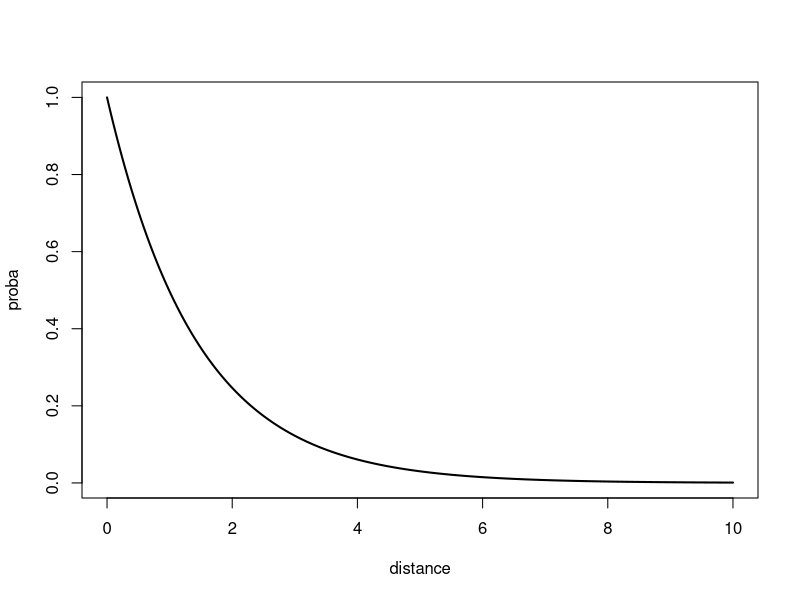

Reproduce this figure in R. (Note: this script raises an error after producing the figure.)
## Simulate fish movement on a linear coastline or river -----

mvmt_TS <- function(timesteps,N_fish,sex,mean_dist,gender_diff,sensitivity, domain,num_receivers){
  
  # pre-allocate vectors
  likes <- matrix(NA,length(domain),timesteps)
  pos <- matrix(NA,N_fish,timesteps)
  det_pos <- matrix(NA,N_fish,timesteps)

  # suming a linear coastline/river, the position at time t will depend on temperature (normal over domain)
  for (t in 1:timesteps)
  { cat(t,'\n')
    # simulate time-dependent temperatures suitedness along locations
    
    likes[,t]<- dlnorm(domain,log(t*100/timesteps),1)
    likes[,t]<- likes[,t]/max(likes[,t])
    maxlike = which.max(likes[,t])
    # if t=1 draw position at random along the same temperature like gradient, 
    #else the position will depend on time t plus a movement of random aplitude linked to temp dislike 
    # (move more and toward better if dislike strong, move more if you're a female)
    
    if (t==1){
      pos[,t] <- rlnorm(N_fish,log(t*100/timesteps),1)
    
      while (any(pos[,t]>max(domain)))
      {
        pos[pos[,t]>max(domain) ,t] <- rlnorm(length(pos[pos[,t]>max(domain) ,t]),log(t*100/timesteps),1)
      }
      
      } else {
        
        # weighted interpolation of temp
       likes_int<-(likes[floor(pos[,t-1])+1,t]*(pos[,t-1]-floor(pos[,t-1]))+likes[ceil(pos[,t-1])+1,t]*(ceil(pos[,t-1])-pos[,t-1]))/2
       signs <- sign(maxlike-pos[,t-1])
      
      pos[,t] <- pos[,t-1] + rnorm(N_fish,sensitivity*(likes[maxlike,t-1]-likes_int)*signs,mean_dist+sex*gender_diff) 
      
      # for simplicity, make sure fish stay in domain, only update fish that are outside doamin
      while (any(pos[,t]>max(domain) | pos[,t]<min(domain)))
      { ixxs <- which(pos[,t]>max(domain) | pos[,t]<min(domain))
        pos[ixxs,t] <- pos[ixxs,t-1] + rnorm(length(ixxs),sensitivity[ixxs]*(likes[maxlike,t-1]-likes_int[ixxs])*signs[ixxs],mean_dist+gender_diff[ixxs])
      }
     # detection only if fish swims by antenna detection radius define by a exponential distribution with rate r
       
      # can't properly use rbinom with a matrix, so use a workaround
      detections=matrix(rbinom(N_fish*length(seq(0,max(domain),num_receivers)),1,1-pexp(sapply(pos[,t],function(x){abs(seq(0,max(domain),num_receivers)-x)}),r)),length(seq(0,max(domain),num_receivers)),N_fish)
      det_pos[which(detections==1, arr.ind = T)[,2],t] = seq(0,max(domain),num_receivers)[which(detections==1, arr.ind = T)[,1]]
      
    }
  }
  list(det_pos=det_pos,pos=pos,likes=likes)
}

# Try the function ----

# N_fish = number of fish in 1 study
N_fish=25

# genders
sex = rbinom(N_fish,1,0.5)

# mean movement range
mean_dist = 2

# timesteps
timesteps =50

# sensitivity to temperature
sensitivity = rnorm(N_fish,0.7,0.2)

##-
## how much more (proportionally) do females move than males##
##-

gender_diff = mean_dist*rnorm(N_fish,0.5,0.3)

# number of receivers along a linear coastline/river
num_receivers = 10
num_receivers = num_receivers-1 # because I use it for itnervals there'll be as many as chosen...
# detection probability rate
r = 0.5 

# plot detection radius
plot(seq(0,10,length.out=1000),1-pexp(seq(0,10,length.out=1000),0.7),ylab='proba',xlab='distance',t='l',col=1,lwd=2)

domain = 0:100

mvmt <- mvmt_TS(timesteps,N_fish,sex,mean_dist,gender_diff,sensitivity, domain,num_receivers)
  
par(mfcol=c(3,1))
k=5
# detected positions
plot(mvmt$det_pos[k,],xlab='time',ylab='position')
# actual positions
lines(mvmt$pos[k,],lwd=2,col=(4-sex[k]))
k=3
plot(mvmt$det_pos[k,],xlab='time',ylab='position')
lines(mvmt$pos[k,],lwd=2,col=(4-sex[k]))
k=1
plot(mvmt$det_pos[k,],xlab='time',ylab='position')
lines(mvmt$pos[k,],lwd=2,col=(4-sex[k]))

# Prepare Winbugs data -------------------------------

Movement_model <- function(){
  for(i in 1:N_fish){
    
    # 'meta-analytic' beta and sex effects
    beta[i] ~ dnorm(mu_beta,tau_beta)
   
    
    for(t in 2:T){
      
      # beta is essentially a 'regression' for the effect of temperature
      means[i,t] <- pos[i,t-1] + beta[i]*temp_grad[i,t-1]
      
      # process model
      pos[i,t] ~ dnorm(means[i,t],tau[sex[i]]) %_% I(domain[1],domain[2])
      
      # temp 'preference' at pos[i] relative to best position
      rpos[i,t] <- round(pos[i,t])
      
      # now a gradient thanks to my little trick ! 
      temp_grad[i, t] <-  1 - temp[rpos[i, t], t]
      
      # detection model
      for (r in 1:n_rec){
        dist[i,t,r] <- abs(r-pos[i,t])
        # exponential detection model
        p[i,t,r] <- lam*exp(-lam*dist[i,t,r])/lam
        # measurement model
        pos_det[r, t,i] ~ dbern(p[i, t, r])
      }
    }
  }
   
  ##-- priors
  
  # sex specific variance
  meansig ~ dlnorm(0,0.0001)
  sig[1] <- meansig
  sig[2]<- sex_diff*meansig
  tau[1] <- 1/sig[1]
  tau[2] <- 1/sig[2]
  
  sex_diff ~ dlnorm(mu_sex, tau_sex)
  
  mu_sex~ dnorm(0.00000E+00, 1.00000E-04)
  
  mu_beta ~ dnorm(0,0.0001) 
  
  tau_beta ~ dgamma(0.01,0.01)
  tau_sex ~ dgamma(0.01,0.01)
  
  lam ~ dgamma(0.01,0.01)
  
}

write.model(Movement_model, 'Movement_model.bug')
#file.show('Movement_model.bug')

## prepare data ---

# we know where we tagged the fish....
pos1 <- mvmt$pos/10+1
pos1[,2:ncol(pos1)] <- NA

# need position of temp optimum
maxtemp <- apply(mvmt$likes,2,which.max)

# need receiver psoitions normalized to 1:num_receivers
recs=11

# detection positions

pos_det <- array(0,dim=c(recs,timesteps,N_fish))

for (i in 1:N_fish){
  for (j in 1:timesteps){
    pos_det[mvmt$det_pos[i,j]/10+1,j,i] <- 1}}

# initia temp_optimum gradient 
temp_grad <- matrix(NA,N_fish,timesteps)
signs <- sign(maxtemp[1]-pos1[,1])
tmp_pos <- likes[round(pos1[, 1]),1]
temp_grad[,1] <- signs * (1 - tmp_pos) 

# use trick to make MCMC faster
temp=mvmt$likes
for (t in 1:timesteps){
  temp[(maxtemp[t]+1):nrow(temp),t] <- 1+(1-temp[(maxtemp[t]+1):nrow(temp),t])}

mvmt_data <- list(pos_det=pos_det,sex=sex+1,pos=pos1,N_fish=N_fish,T=timesteps,n_rec=recs,domain=c(1,11),temp=temp,temp_grad=temp_grad)

## prepare inits ---------------

# initialize positions at actual positions....cheating but making sure that things work ok...
pos.init <- mvmt$pos/10+1
pos.init[,1] <- NA

sex_diff.init <- 1

mvmt_inits <- list(list(
  pos=pos.init,
  beta = rep(0,N_fish),
  mu_sex=1,
  sex_diff=sex_diff.init,
  mu_beta=0,
  tau_beta=1,
  tau_sex=1,
  lam=0.7,
  meansig=1))

# output parameters - 'pos_det' is not output since it is HUGE with jsut a moderate number of timesteps and iterations
params = c('pos','mu_beta','meansig','sex_diff','lam')

#main function to run winbugs-----------


mvmt.mcmc <- bugs(data=mvmt_data,
    inits=mvmt_inits,
    parameters.to.save=params,
    model.file='Movement_model.bug',
    n.chains=1,
    n.burnin=1000,
    n.iter=11000,
    bugs.directory = "C:\\Program Files (x86)\\WinBUGS14", # change this part - remove th x86 for non-64 bit systems
    working.directory=getwd())


# get chains for some parameters
post_pos <- mvmt.mcmc$sims.list$pos
mu_beta <- mvmt.mcmc$sims.list$mu_beta
sex_diffs <- mvmt.mcmc$sims.list$sex_diff
lam <- mvmt.mcmc$sims.list$lam

# plot posterior distributions
par(mfcol=c(1,1))
hist(mu_beta)
hist(sex_diffs)
hist(meansig)
hist(lam)

# p value of temp effect
mean(mu_beta>0)

# p value of sex diff
mean(sex_diffs>1)

# plot inferred, smoothed trajectories

plot_funct <- function (k) {
  
  # detected positions
  plot(mvmt$pos[k,],lwd=2,col=(4-sex[k]),xlab='time',ylab='position',t='l')
  
  for (i in seq(1,1000,10))
  {lines((post_pos[i,k,]-1)*10,lwd=1,col=2)}
  
  # detected positions
  points(mvmt$det_pos[k,])
  # actual positions
  lines(mvmt$pos[k,],lwd=2,col=(4-sex[k]))
}

plot_funct(1)

